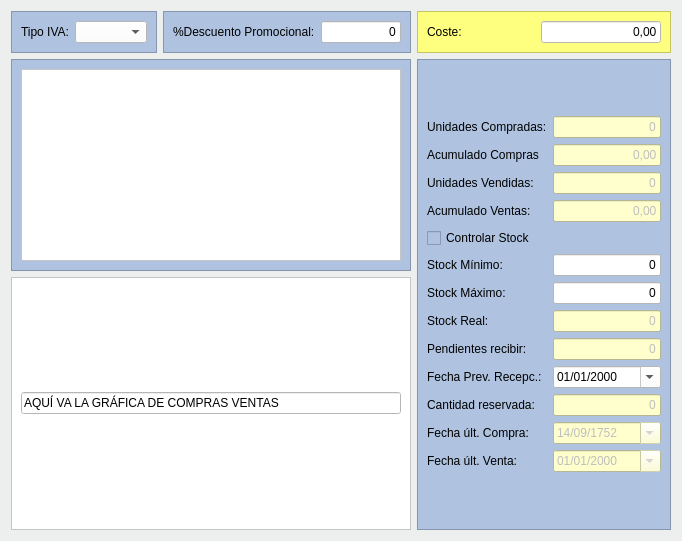
        <widget class="QWidget" name="tab_4">
         <property name="styleSheet">
          <string notr="true">background-color: #ecefed;</string>
         </property>
         <attribute name="title">
          <string>Tarifas/Almacén</string>
         </attribute>
         <layout class="QGridLayout" name="gridLayout_16">
          <item row="0" column="1">
           <widget class="QFrame" name="frame_5">
            <property name="styleSheet">
             <string notr="true">background-color: rgb(175,195,225);</string>
            </property>
            <property name="frameShape">
             <enum>QFrame::StyledPanel</enum>
            </property>
            <property name="frameShadow">
             <enum>QFrame::Raised</enum>
            </property>
            <layout class="QHBoxLayout" name="horizontalLayout_9">
             <item>
              <layout class="QHBoxLayout" name="horizontalLayout_2">
               <item>
                <widget class="QLabel" name="label_20">
                 <property name="text">
                  <string>%Descuento Promocional:</string>
                 </property>
                </widget>
               </item>
               <item>
                <widget class="QLineEdit" name="txtrDto">
                 <property name="maximumSize">
                  <size>
                   <width>80</width>
                   <height>16777215</height>
                  </size>
                 </property>
                 <property name="styleSheet">
                  <string notr="true">background-color: rgb(255, 255, 255);</string>
                 </property>
                 <property name="text">
                  <string>0</string>
                 </property>
                 <property name="alignment">
                  <set>Qt::AlignRight|Qt::AlignTrailing|Qt::AlignVCenter</set>
                 </property>
                </widget>
               </item>
              </layout>
             </item>
            </layout>
           </widget>
          </item>
          <item row="1" column="2" rowspan="2">
           <widget class="QFrame" name="frame_9">
            <property name="maximumSize">
             <size>
              <width>262</width>
              <height>16777215</height>
             </size>
            </property>
            <property name="styleSheet">
             <string notr="true">background-color: rgb(175,195,225);</string>
            </property>
            <property name="frameShape">
             <enum>QFrame::StyledPanel</enum>
            </property>
            <property name="frameShadow">
             <enum>QFrame::Raised</enum>
            </property>
            <layout class="QGridLayout" name="gridLayout_7">
             <item row="0" column="0">
              <layout class="QGridLayout" name="gridLayout_3">
               <item row="8" column="1">
                <widget class="QLineEdit" name="txtnCantidadPendienteRecibir">
                 <property name="enabled">
                  <bool>false</bool>
                 </property>
                 <property name="maximumSize">
                  <size>
                   <width>120</width>
                   <height>16777215</height>
                  </size>
                 </property>
                 <property name="styleSheet">
                  <string>background-color: rgb(254, 255, 205);
color: rbg(0,0,0);</string>
                 </property>
                 <property name="text">
                  <string>0</string>
                 </property>
                 <property name="alignment">
                  <set>Qt::AlignRight|Qt::AlignTrailing|Qt::AlignVCenter</set>
                 </property>
                </widget>
               </item>
               <item row="5" column="0">
                <widget class="QLabel" name="label_30">
                 <property name="autoFillBackground">
                  <bool>false</bool>
                 </property>
                 <property name="text">
                  <string>Stock Mínimo:</string>
                 </property>
                </widget>
               </item>
               <item row="0" column="0">
                <widget class="QLabel" name="label_28">
                 <property name="text">
                  <string>Unidades Compradas:</string>
                 </property>
                </widget>
               </item>
               <item row="0" column="1">
                <widget class="QLineEdit" name="txtnUnidadesCompradas">
                 <property name="enabled">
                  <bool>false</bool>
                 </property>
                 <property name="maximumSize">
                  <size>
                   <width>120</width>
                   <height>16777215</height>
                  </size>
                 </property>
                 <property name="styleSheet">
                  <string notr="true">background-color: rgb(254, 255, 205);
color: rbg(0,0,0);</string>
                 </property>
                 <property name="text">
                  <string>0</string>
                 </property>
                 <property name="alignment">
                  <set>Qt::AlignRight|Qt::AlignTrailing|Qt::AlignVCenter</set>
                 </property>
                </widget>
               </item>
               <item row="2" column="0">
                <widget class="QLabel" name="label_29">
                 <property name="text">
                  <string>Unidades Vendidas:</string>
                 </property>
                </widget>
               </item>
               <item row="2" column="1">
                <widget class="QLineEdit" name="txtnUnidadesVendidas">
                 <property name="enabled">
                  <bool>false</bool>
                 </property>
                 <property name="maximumSize">
                  <size>
                   <width>120</width>
                   <height>16777215</height>
                  </size>
                 </property>
                 <property name="styleSheet">
                  <string notr="true">background-color: rgb(254, 255, 205);
color: rbg(0,0,0);</string>
                 </property>
                 <property name="text">
                  <string>0</string>
                 </property>
                 <property name="alignment">
                  <set>Qt::AlignRight|Qt::AlignTrailing|Qt::AlignVCenter</set>
                 </property>
                </widget>
               </item>
               <item row="5" column="1">
                <widget class="QLineEdit" name="txtnStockMinimo">
                 <property name="maximumSize">
                  <size>
                   <width>120</width>
                   <height>16777215</height>
                  </size>
                 </property>
                 <property name="styleSheet">
                  <string notr="true">background-color: rgb(255, 255, 255);</string>
                 </property>
                 <property name="text">
                  <string>0</string>
                 </property>
                 <property name="alignment">
                  <set>Qt::AlignRight|Qt::AlignTrailing|Qt::AlignVCenter</set>
                 </property>
                </widget>
               </item>
               <item row="6" column="0">
                <widget class="QLabel" name="label_31">
                 <property name="text">
                  <string>Stock Máximo:</string>
                 </property>
                </widget>
               </item>
               <item row="6" column="1">
                <widget class="QLineEdit" name="txtnStockMaximo">
                 <property name="maximumSize">
                  <size>
                   <width>120</width>
                   <height>16777215</height>
                  </size>
                 </property>
                 <property name="styleSheet">
                  <string notr="true">background-color: rgb(255, 255, 255);</string>
                 </property>
                 <property name="text">
                  <string>0</string>
                 </property>
                 <property name="alignment">
                  <set>Qt::AlignRight|Qt::AlignTrailing|Qt::AlignVCenter</set>
                 </property>
                </widget>
               </item>
               <item row="7" column="0">
                <widget class="QLabel" name="label_32">
                 <property name="text">
                  <string>Stock Real:</string>
                 </property>
                </widget>
               </item>
               <item row="7" column="1">
                <widget class="QLineEdit" name="txtnStockReal_2">
                 <property name="enabled">
                  <bool>false</bool>
                 </property>
                 <property name="maximumSize">
                  <size>
                   <width>120</width>
                   <height>16777215</height>
                  </size>
                 </property>
                 <property name="styleSheet">
                  <string notr="true">background-color: rgb(254, 255, 205);
color: rbg(0,0,0);</string>
                 </property>
                 <property name="text">
                  <string>0</string>
                 </property>
                 <property name="alignment">
                  <set>Qt::AlignRight|Qt::AlignTrailing|Qt::AlignVCenter</set>
                 </property>
                </widget>
               </item>
               <item row="11" column="0">
                <widget class="QLabel" name="label_33">
                 <property name="text">
                  <string>Fecha últ. Compra:</string>
                 </property>
                </widget>
               </item>
               <item row="11" column="1">
                <widget class="QDateEdit" name="txtdFechaUltimaCompra">
                 <property name="enabled">
                  <bool>false</bool>
                 </property>
                 <property name="maximumSize">
                  <size>
                   <width>120</width>
                   <height>16777215</height>
                  </size>
                 </property>
                 <property name="styleSheet">
                  <string notr="true">background-color: rgb(254, 255, 205);
color: rbg(0,0,0);</string>
                 </property>
                 <property name="date">
                  <date>
                   <year>1752</year>
                   <month>9</month>
                   <day>14</day>
                  </date>
                 </property>
                 <property name="displayFormat">
                  <string>dd/MM/yyyy</string>
                 </property>
                 <property name="calendarPopup">
                  <bool>true</bool>
                 </property>
                </widget>
               </item>
               <item row="12" column="0">
                <widget class="QLabel" name="label_34">
                 <property name="text">
                  <string>Fecha últ. Venta:</string>
                 </property>
                </widget>
               </item>
               <item row="12" column="1">
                <widget class="QDateEdit" name="txtdFechaUltimaVenta">
                 <property name="enabled">
                  <bool>false</bool>
                 </property>
                 <property name="maximumSize">
                  <size>
                   <width>120</width>
                   <height>16777215</height>
                  </size>
                 </property>
                 <property name="styleSheet">
                  <string notr="true">background-color: rgb(254, 255, 205);
color: rbg(0,0,0);</string>
                 </property>
                 <property name="displayFormat">
                  <string>dd/MM/yyyy</string>
                 </property>
                 <property name="calendarPopup">
                  <bool>true</bool>
                 </property>
                </widget>
               </item>
               <item row="4" column="0" colspan="2">
                <widget class="QCheckBox" name="chklControlarStock">
                 <property name="autoFillBackground">
                  <bool>false</bool>
                 </property>
                 <property name="styleSheet">
                  <string notr="true"/>
                 </property>
                 <property name="text">
                  <string>Controlar Stock</string>
                 </property>
                </widget>
               </item>
               <item row="1" column="1">
                <widget class="QLineEdit" name="txtrAcumuladoCompras">
                 <property name="enabled">
                  <bool>false</bool>
                 </property>
                 <property name="maximumSize">
                  <size>
                   <width>120</width>
                   <height>16777215</height>
                  </size>
                 </property>
                 <property name="styleSheet">
                  <string>background-color: rgb(254, 255, 205);
color: rbg(0,0,0);</string>
                 </property>
                 <property name="text">
                  <string>0,00</string>
                 </property>
                 <property name="alignment">
                  <set>Qt::AlignRight|Qt::AlignTrailing|Qt::AlignVCenter</set>
                 </property>
                </widget>
               </item>
               <item row="3" column="1">
                <widget class="QLineEdit" name="txtrAcumuladoVentas">
                 <property name="enabled">
                  <bool>false</bool>
                 </property>
                 <property name="maximumSize">
                  <size>
                   <width>120</width>
                   <height>16777215</height>
                  </size>
                 </property>
                 <property name="styleSheet">
                  <string>background-color: rgb(254, 255, 205);
color: rbg(0,0,0);</string>
                 </property>
                 <property name="text">
                  <string>0,00</string>
                 </property>
                 <property name="alignment">
                  <set>Qt::AlignRight|Qt::AlignTrailing|Qt::AlignVCenter</set>
                 </property>
                </widget>
               </item>
               <item row="1" column="0">
                <widget class="QLabel" name="label_42">
                 <property name="text">
                  <string>Acumulado Compras</string>
                 </property>
                </widget>
               </item>
               <item row="3" column="0">
                <widget class="QLabel" name="label_43">
                 <property name="text">
                  <string>Acumulado Ventas:</string>
                 </property>
                </widget>
               </item>
               <item row="8" column="0">
                <widget class="QLabel" name="label_44">
                 <property name="text">
                  <string>Pendientes recibir:</string>
                 </property>
                </widget>
               </item>
               <item row="9" column="0">
                <widget class="QLabel" name="lblFechaPrevistaRecepcion">
                 <property name="text">
                  <string>Fecha Prev. Recepc.:</string>
                 </property>
                </widget>
               </item>
               <item row="9" column="1">
                <widget class="QDateEdit" name="txtdFechaPrevistaRecepcion">
                 <property name="maximumSize">
                  <size>
                   <width>120</width>
                   <height>16777215</height>
                  </size>
                 </property>
                 <property name="styleSheet">
                  <string notr="true">background-color: rgb(255, 255, 255);</string>
                 </property>
                 <property name="maximumDateTime">
                  <datetime>
                   <hour>23</hour>
                   <minute>59</minute>
                   <second>59</second>
                   <year>7999</year>
                   <month>12</month>
                   <day>31</day>
                  </datetime>
                 </property>
                 <property name="displayFormat">
                  <string>dd/MM/yyyy</string>
                 </property>
                 <property name="calendarPopup">
                  <bool>true</bool>
                 </property>
                </widget>
               </item>
               <item row="10" column="1">
                <widget class="QLineEdit" name="txtnReservados">
                 <property name="enabled">
                  <bool>false</bool>
                 </property>
                 <property name="maximumSize">
                  <size>
                   <width>120</width>
                   <height>16777215</height>
                  </size>
                 </property>
                 <property name="styleSheet">
                  <string>background-color: rgb(254, 255, 205);
color: rbg(0,0,0);</string>
                 </property>
                 <property name="text">
                  <string>0</string>
                 </property>
                 <property name="alignment">
                  <set>Qt::AlignRight|Qt::AlignTrailing|Qt::AlignVCenter</set>
                 </property>
                </widget>
               </item>
               <item row="10" column="0">
                <widget class="QLabel" name="label_45">
                 <property name="text">
                  <string>Cantidad reservada:</string>
                 </property>
                </widget>
               </item>
              </layout>
             </item>
            </layout>
           </widget>
          </item>
          <item row="0" column="0">
           <widget class="QFrame" name="frame_4">
            <property name="styleSheet">
             <string notr="true">background-color: rgb(175,195,225);</string>
            </property>
            <property name="frameShape">
             <enum>QFrame::StyledPanel</enum>
            </property>
            <property name="frameShadow">
             <enum>QFrame::Raised</enum>
            </property>
            <layout class="QHBoxLayout" name="horizontalLayout_10">
             <item>
              <layout class="QHBoxLayout" name="horizontalLayout">
               <item>
                <widget class="QLabel" name="label_19">
                 <property name="text">
                  <string>Tipo IVA:</string>
                 </property>
                </widget>
               </item>
               <item>
                <widget class="QComboBox" name="cboTipoIVA">
                 <property name="styleSheet">
                  <string notr="true">background-color: rgb(255, 255, 255);</string>
                 </property>
                </widget>
               </item>
              </layout>
             </item>
            </layout>
           </widget>
          </item>
          <item row="1" column="0" colspan="2">
           <widget class="QFrame" name="frame_8">
            <property name="styleSheet">
             <string notr="true">background-color: rgb(175,195,225);</string>
            </property>
            <property name="frameShape">
             <enum>QFrame::StyledPanel</enum>
            </property>
            <property name="frameShadow">
             <enum>QFrame::Raised</enum>
            </property>
            <layout class="QGridLayout" name="gridLayout_17">
             <item row="0" column="0" colspan="2">
              <widget class="QTableView" name="TablaTarifas">
               <property name="styleSheet">
                <string notr="true">background-color: rgb(255, 255, 255);
alternate-background-color: rgb(255, 255, 202);</string>
               </property>
               <property name="alternatingRowColors">
                <bool>true</bool>
               </property>
               <property name="selectionMode">
                <enum>QAbstractItemView::SingleSelection</enum>
               </property>
               <property name="selectionBehavior">
                <enum>QAbstractItemView::SelectRows</enum>
               </property>
              </widget>
             </item>
            </layout>
           </widget>
          </item>
          <item row="2" column="0" colspan="2">
           <widget class="QFrame" name="frame_15">
            <property name="minimumSize">
             <size>
              <width>0</width>
              <height>253</height>
             </size>
            </property>
            <property name="styleSheet">
             <string notr="true">background-color: rgb(255, 255, 255);</string>
            </property>
            <property name="frameShape">
             <enum>QFrame::StyledPanel</enum>
            </property>
            <property name="frameShadow">
             <enum>QFrame::Raised</enum>
            </property>
            <layout class="QGridLayout" name="gridLayout_4">
             <item row="0" column="0">
              <widget class="QLineEdit" name="lineEdit_16">
               <property name="text">
                <string>AQUÍ VA LA GRÁFICA DE COMPRAS VENTAS</string>
               </property>
              </widget>
             </item>
            </layout>
           </widget>
          </item>
          <item row="0" column="2">
           <widget class="QFrame" name="frame_7">
            <property name="minimumSize">
             <size>
              <width>180</width>
              <height>0</height>
             </size>
            </property>
            <property name="maximumSize">
             <size>
              <width>261</width>
              <height>60</height>
             </size>
            </property>
            <property name="autoFillBackground">
             <bool>false</bool>
            </property>
            <property name="styleSheet">
             <string notr="true">
background-color: rgb(255, 255, 127);</string>
            </property>
            <property name="frameShape">
             <enum>QFrame::StyledPanel</enum>
            </property>
            <property name="frameShadow">
             <enum>QFrame::Raised</enum>
            </property>
            <layout class="QHBoxLayout" name="horizontalLayout_8">
             <item>
              <widget class="QLabel" name="label_14">
               <property name="autoFillBackground">
                <bool>false</bool>
               </property>
               <property name="styleSheet">
                <string notr="true"/>
               </property>
               <property name="text">
                <string>Coste:</string>
               </property>
              </widget>
             </item>
             <item>
              <widget class="QLineEdit" name="txtrCoste">
               <property name="maximumSize">
                <size>
                 <width>120</width>
                 <height>16777215</height>
                </size>
               </property>
               <property name="styleSheet">
                <string notr="true">background-color: rgb(255, 255, 255);</string>
               </property>
               <property name="text">
                <string>0,00</string>
               </property>
               <property name="alignment">
                <set>Qt::AlignRight|Qt::AlignTrailing|Qt::AlignVCenter</set>
               </property>
              </widget>
             </item>
            </layout>
           </widget>
          </item>
         </layout>
        </widget>
